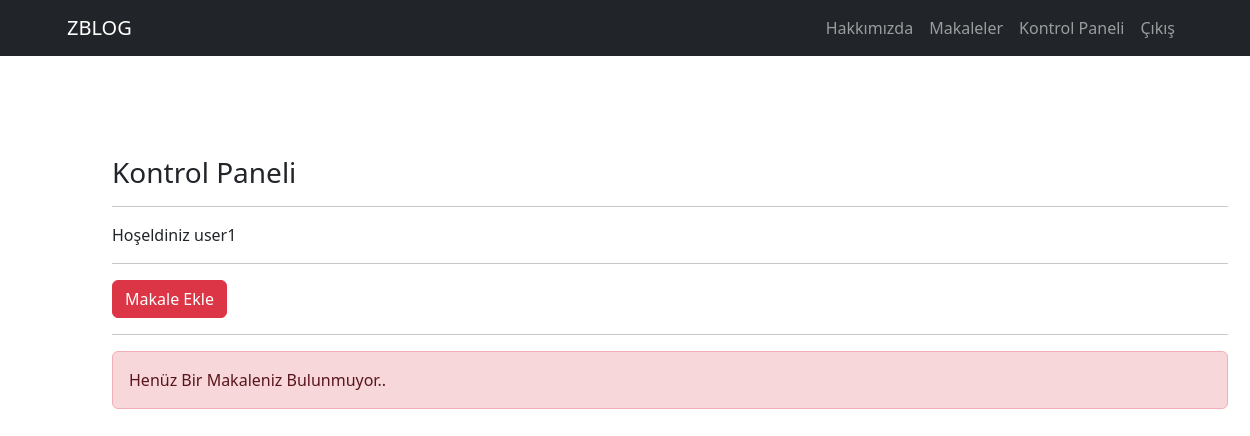
The app's page /articles/dashboard/ (signed in), older data.
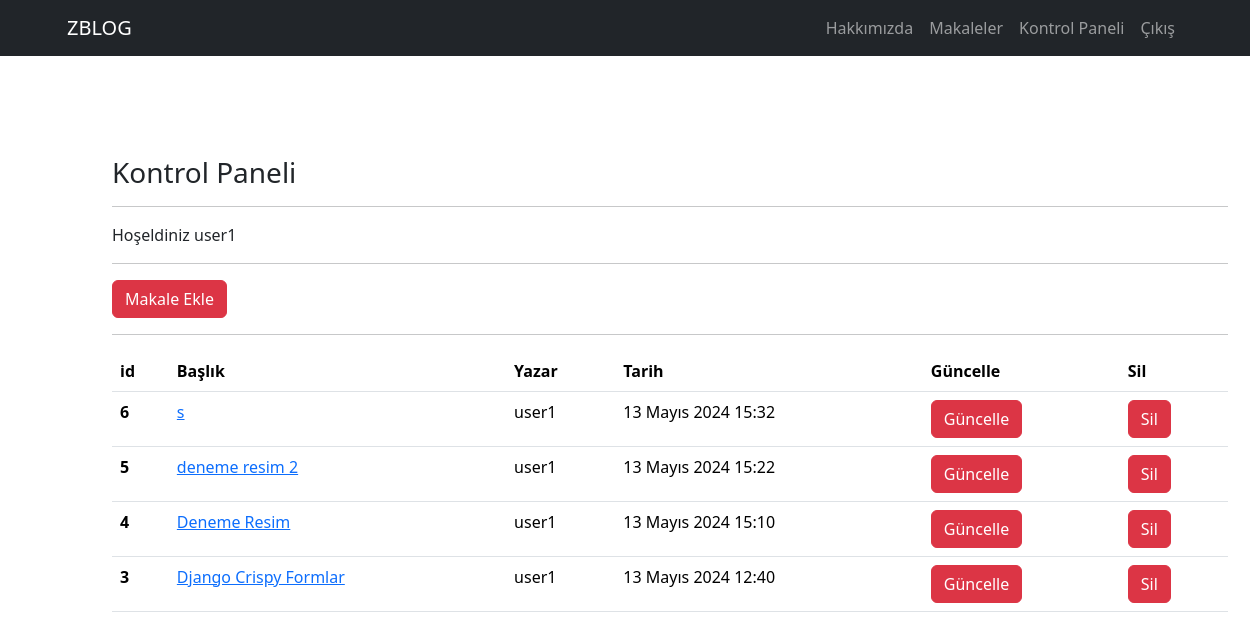
The same page, newer data.
### article/models.py (models this page shows, shortened)
class Article(models.Model):
    author = models.ForeignKey("auth.user",on_delete= models.CASCADE,verbose_name="Yazar") #on-delete user silinirse o usera ait tüm makaleler silinir.
    title = models.CharField(max_length=50,verbose_name="Başlık")
    content = RichTextField()
    create_date = models.DateTimeField(auto_now_add=True,verbose_name="Oluşturma Tarihi")
    article_image = models.FileField(blank=True,null=True,verbose_name="Makaleye Fotoğraf Ekleyin")
    class Meta:
        ordering = ['-create_date']

### article/views.py (the view)
# urls.py: path('dashboard/',views.dashboard,name= "dashboard" ),
@login_required(login_url="user:login")
def dashboard(request):
    articles = Article.objects.filter(author = request.user)
    context = {
        "articles":articles
    }
    return render(request,"dashboard.html",context)

### templates/dashboard.html
{% extends "layout.html" %}
{% block body %}
<h3> Kontrol Paneli</h3>
<hr>
<p>
      Hoşeldiniz {{request.user.username}}
</p>
<hr>
<a class="btn btn-danger" href= "{% url "article:addarticle" %}"> Makale Ekle</a>
<hr>
{% if articles %}
<table class="table">
      <thead class="thead-dark">
        <tr>
          <th scope="col">id</th>
          <th scope="col">Başlık</th>
          <th scope="col">Yazar</th>
          <th scope="col">Tarih</th>
          <th scope="col">Güncelle</th>
          <th scope="col">Sil</th>
        </tr>
      </thead>
      <tbody>
        {% for article in articles %}
        <tr>
            <th scope="row">{{article.id}}</th>
            <td><a href="{% url "article:detail" article.id %}">{{article.title}}</a></td>
            <td>{{article.author.username}}</td>
            <td>{{article.create_date}}</td>
            <td><a href="{% url "article:update" article.id %}" class = "btn btn-danger">Güncelle </a></td>
            <td><a href="{% url "article:delete" article.id %}" class = "btn btn-danger">Sil</a></td>
        </tr>
        {% endfor %}
      </tbody>
    </table>
{% else %}
<div class="alert alert-danger">Henüz Bir Makaleniz Bulunmuyor..</div>
{% endif %}
{% endblock body %}

Row changes from the older to the newer data that the page shows:
added Article: id "6", title "s", author.username "user1", create_date "13 Mayıs 2024 15:32"
added Article: id "5", title "deneme resim 2", author.username "user1", create_date "13 Mayıs 2024 15:22"
added Article: id "4", title "Deneme Resim", author.username "user1", create_date "13 Mayıs 2024 15:10"
added Article: id "3", title "Django Crispy Formlar", author.username "user1", create_date "13 Mayıs 2024 12:40"
Text that changed along with them:
text no longer shown: "Henüz Bir Makaleniz Bulunmuyor.."
text now shown: "id Başlık Yazar Tarih Güncelle Sil"
